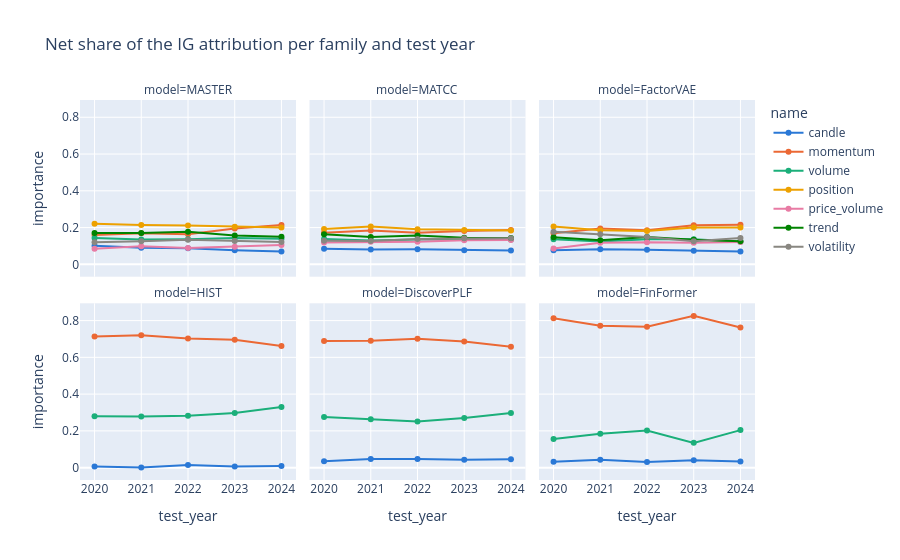

Source (notebook cell):
### Markdown cell above
## 3. Which families the models rely on, per year

Net family shares of IG (score target), mean over universes and seeds, per model and test year; then the difference between the high-volatility and the calm years. The market family is left out (zero with the day-mean baseline).

### Code cell
family = load_importance("ig_joint", "pred", "family", "net")
family = family[(family["pred_len"] == PRED_LEN) & family["universe"].isin(CORE_UNIVERSES) & (family["name"] != "market")]
print(f"{family.groupby(['model', 'universe', 'seed', 'test_year']).ngroups} explained runs")
family["regime"] = family["test_year"].map(REGIME)
shares = family.groupby(["model", "test_year", "name"])["importance"].mean().reset_index()
px.line(shares, x="test_year", y="importance", color="name", facet_col="model", facet_col_wrap=3, markers=True,
        category_orders={"model": MODELS}, color_discrete_sequence=viz.THEMES[False]["series"] + ["#898781"],
        title="Net share of the IG attribution per family and test year").show()
shift = family.pivot_table(index=["model", "name"], columns="regime", values="importance", aggfunc="mean")
shift["high - calm"] = shift["high volatility"] - shift["calm"]
shift.reindex(MODELS, level=0)

### Figure 1 — Plotly figure (JSON) as saved in the notebook; plotly's stock layout.template omitted (floating-point values rounded to 4 significant figures)
{"data": [{"hovertemplate": "name=candle<br>model=MASTER<br>test_year=%{x}<br>importance=%{y}<extra></extra>", "legendgroup": "candle", "line": {"color": "#2a78d6", "dash": "solid"}, "marker": {"symbol": "circle"}, "mode": "lines+markers", "name": "candle", "orientation": "v", "showlegend": true, "type": "scatter", "x": [2020, 2021, 2022, 2023, 2024], "xaxis": "x4", "y": [0.1011, 0.09027, 0.08814, 0.07706, 0.07026], "yaxis": "y4"}, {"hovertemplate": "name=candle<br>model=MATCC<br>test_year=%{x}<br>importance=%{y}<extra></extra>", "legendgroup": "candle", "line": {"color": "#2a78d6", "dash": "solid"}, "marker": {"symbol": "circle"}, "mode": "lines+markers", "name": "candle", "orientation": "v", "showlegend": false, "type": "scatter", "x": [2020, 2021, 2022, 2023, 2024], "xaxis": "x5", "y": [0.0851, 0.0814, 0.08223, 0.07723, 0.07502], "yaxis": "y5"}, {"hovertemplate": "name=candle<br>model=FactorVAE<br>test_year=%{x}<br>importance=%{y}<extra></extra>", "legendgroup": "candle", "line": {"color": "#2a78d6", "dash": "solid"}, "marker": {"symbol": "circle"}, "mode": "lines+markers", "name": "candle", "orientation": "v", "showlegend": false, "type": "scatter", "x": [2020, 2021, 2022, 2023, 2024], "xaxis": "x6", "y": [0.07611, 0.08189, 0.07932, 0.07327, 0.06952], "yaxis": "y6"}, {"hovertemplate": "name=candle<br>model=HIST<br>test_year=%{x}<br>importance=%{y}<extra></extra>", "legendgroup": "candle", "line": {"color": "#2a78d6", "dash": "solid"}, "marker": {"symbol": "circle"}, "mode": "lines+markers", "name": "candle", "orientation": "v", "showlegend": false, "type": "scatter", "x": [2020, 2021, 2022, 2023, 2024], "xaxis": "x", "y": [0.006839, 0.00122, 0.01473, 0.006527, 0.008448], "yaxis": "y"}, {"hovertemplate": "name=candle<br>model=DiscoverPLF<br>test_year=%{x}<br>importance=%{y}<extra></extra>", "legendgroup": "candle", "line": {"color": "#2a78d6", "dash": "solid"}, "marker": {"symbol": "circle"}, "mode": "lines+markers", "name": "candle", "orientation": "v", "showlegend": false, "type": "scatter", "x": [2020, 2021, 2022, 2023, 2024], "xaxis": "x2", "y": [0.03464, 0.0467, 0.04732, 0.04285, 0.04496], "yaxis": "y2"}, {"hovertemplate": "name=candle<br>model=FinFormer<br>test_year=%{x}<br>importance=%{y}<extra></extra>", "legendgroup": "candle", "line": {"color": "#2a78d6", "dash": "solid"}, "marker": {"symbol": "circle"}, "mode": "lines+markers", "name": "candle", "orientation": "v", "showlegend": false, "type": "scatter", "x": [2020, 2021, 2022, 2023, 2024], "xaxis": "x3", "y": [0.03185, 0.04316, 0.03065, 0.03967, 0.03339], "yaxis": "y3"}, {"hovertemplate": "name=momentum<br>model=MASTER<br>test_year=%{x}<br>importance=%{y}<extra></extra>", "legendgroup": "momentum", "line": {"color": "#eb6834", "dash": "solid"}, "marker": {"symbol": "circle"}, "mode": "lines+markers", "name": "momentum", "orientation": "v", "showlegend": true, "type": "scatter", "x": [2020, 2021, 2022, 2023, 2024], "xaxis": "x4", "y": [0.1601, 0.1685, 0.1639, 0.1955, 0.2137], "yaxis": "y4"}, {"hovertemplate": "name=momentum<br>model=MATCC<br>test_year=%{x}<br>importance=%{y}<extra></extra>", "legendgroup": "momentum", "line": {"color": "#eb6834", "dash": "solid"}, "marker": {"symbol": "circle"}, "mode": "lines+markers", "name": "momentum", "orientation": "v", "showlegend": false, "type": "scatter", "x": [2020, 2021, 2022, 2023, 2024], "xaxis": "x5", "y": [0.1719, 0.1839, 0.172, 0.1819, 0.1865], "yaxis": "y5"}, {"hovertemplate": "name=momentum<br>model=FactorVAE<br>test_year=%{x}<br>importance=%{y}<extra></extra>", "legendgroup": "momentum", "line": {"color": "#eb6834", "dash": "solid"}, "marker": {"symbol": "circle"}, "mode": "lines+markers", "name": "momentum", "orientation": "v", "showlegend": false, "type": "scatter", "x": [2020, 2021, 2022, 2023, 2024], "xaxis": "x6", "y": [0.1697, 0.1952, 0.1855, 0.2131, 0.216], "yaxis": "y6"}, {"hovertemplate": "name=momentum<br>model=HIST<br>test_year=%{x}<br>importance=%{y}<extra></extra>", "legendgroup": "momentum", "line": {"color": "#eb6834", "dash": "solid"}, "marker": {"symbol": "circle"}, "mode": "lines+markers", "name": "momentum", "orientation": "v", "showlegend": false, "type": "scatter", "x": [2020, 2021, 2022, 2023, 2024], "xaxis": "x", "y": [0.7134, 0.7202, 0.7027, 0.6963, 0.6612], "yaxis": "y"}, {"hovertemplate": "name=momentum<br>model=DiscoverPLF<br>test_year=%{x}<br>importance=%{y}<extra></extra>", "legendgroup": "momentum", "line": {"color": "#eb6834", "dash": "solid"}, "marker": {"symbol": "circle"}, "mode": "lines+markers", "name": "momentum", "orientation": "v", "showlegend": false, "type": "scatter", "x": [2020, 2021, 2022, 2023, 2024], "xaxis": "x2", "y": [0.6895, 0.6903, 0.7015, 0.6867, 0.6579], "yaxis": "y2"}, {"hovertemplate": "name=momentum<br>model=FinFormer<br>test_year=%{x}<br>importance=%{y}<extra></extra>", "legendgroup": "momentum", "line": {"color": "#eb6834", "dash": "solid"}, "marker": {"symbol": "circle"}, "mode": "lines+markers", "name": "momentum", "orientation": "v", "showlegend": false, "type": "scatter", "x": [2020, 2021, 2022, 2023, 2024], "xaxis": "x3", "y": [0.8126, 0.7725, 0.767, 0.8256, 0.7624], "yaxis": "y3"}, {"hovertemplate": "name=volume<br>model=MASTER<br>test_year=%{x}<br>importance=%{y}<extra></extra>", "legendgroup": "volume", "line": {"color": "#1baf7a", "dash": "solid"}, "marker": {"symbol": "circle"}, "mode": "lines+markers", "name": "volume", "orientation": "v", "showlegend": true, "type": "scatter", "x": [2020, 2021, 2022, 2023, 2024], "xaxis": "x4", "y": [0.1428, 0.1346, 0.1368, 0.1438, 0.1388], "yaxis": "y4"}, {"hovertemplate": "name=volume<br>model=MATCC<br>test_year=%{x}<br>importance=%{y}<extra></extra>", "legendgroup": "volume", "line": {"color": "#1baf7a", "dash": "solid"}, "marker": {"symbol": "circle"}, "mode": "lines+markers", "name": "volume", "orientation": "v", "showlegend": false, "type": "scatter", "x": [2020, 2021, 2022, 2023, 2024], "xaxis": "x5", "y": [0.1382, 0.1295, 0.1352, 0.1372, 0.1355], "yaxis": "y5"}, {"hovertemplate": "name=volume<br>model=FactorVAE<br>test_year=%{x}<br>importance=%{y}<extra></extra>", "legendgroup": "volume", "line": {"color": "#1baf7a", "dash": "solid"}, "marker": {"symbol": "circle"}, "mode": "lines+markers", "name": "volume", "orientation": "v", "showlegend": false, "type": "scatter", "x": [2020, 2021, 2022, 2023, 2024], "xaxis": "x6", "y": [0.1366, 0.1246, 0.1359, 0.1371, 0.1229], "yaxis": "y6"}, {"hovertemplate": "name=volume<br>model=HIST<br>test_year=%{x}<br>importance=%{y}<extra></extra>", "legendgroup": "volume", "line": {"color": "#1baf7a", "dash": "solid"}, "marker": {"symbol": "circle"}, "mode": "lines+markers", "name": "volume", "orientation": "v", "showlegend": false, "type": "scatter", "x": [2020, 2021, 2022, 2023, 2024], "xaxis": "x", "y": [0.2797, 0.2786, 0.2825, 0.2971, 0.3304], "yaxis": "y"}, {"hovertemplate": "name=volume<br>model=DiscoverPLF<br>test_year=%{x}<br>importance=%{y}<extra></extra>", "legendgroup": "volume", "line": {"color": "#1baf7a", "dash": "solid"}, "marker": {"symbol": "circle"}, "mode": "lines+markers", "name": "volume", "orientation": "v", "showlegend": false, "type": "scatter", "x": [2020, 2021, 2022, 2023, 2024], "xaxis": "x2", "y": [0.2758, 0.263, 0.2511, 0.2705, 0.2972], "yaxis": "y2"}, {"hovertemplate": "name=volume<br>model=FinFormer<br>test_year=%{x}<br>importance=%{y}<extra></extra>", "legendgroup": "volume", "line": {"color": "#1baf7a", "dash": "solid"}, "marker": {"symbol": "circle"}, "mode": "lines+markers", "name": "volume", "orientation": "v", "showlegend": false, "type": "scatter", "x": [2020, 2021, 2022, 2023, 2024], "xaxis": "x3", "y": [0.1555, 0.1844, 0.2024, 0.1348, 0.2042], "yaxis": "y3"}, {"hovertemplate": "name=position<br>model=MASTER<br>test_year=%{x}<br>importance=%{y}<extra></extra>", "legendgroup": "position", "line": {"color": "#eda100", "dash": "solid"}, "marker": {"symbol": "circle"}, "mode": "lines+markers", "name": "position", "orientation": "v", "showlegend": true, "type": "scatter", "x": [2020, 2021, 2022, 2023, 2024], "xaxis": "x4", "y": [0.2203, 0.2136, 0.2118, 0.2041, 0.2001], "yaxis": "y4"}, {"hovertemplate": "name=position<br>model=MATCC<br>test_year=%{x}<br>importance=%{y}<extra></extra>", "legendgroup": "position", "line": {"color": "#eda100", "dash": "solid"}, "marker": {"symbol": "circle"}, "mode": "lines+markers", "name": "position", "orientation": "v", "showlegend": false, "type": "scatter", "x": [2020, 2021, 2022, 2023, 2024], "xaxis": "x5", "y": [0.1927, 0.2055, 0.1904, 0.1867, 0.1846], "yaxis": "y5"}, {"hovertemplate": "name=position<br>model=FactorVAE<br>test_year=%{x}<br>importance=%{y}<extra></extra>", "legendgroup": "position", "line": {"color": "#eda100", "dash": "solid"}, "marker": {"symbol": "circle"}, "mode": "lines+markers", "name": "position", "orientation": "v", "showlegend": false, "type": "scatter", "x": [2020, 2021, 2022, 2023, 2024], "xaxis": "x6", "y": [0.2055, 0.1861, 0.181, 0.2002, 0.2004], "yaxis": "y6"}, {"hovertemplate": "name=price_volume<br>model=MASTER<br>test_year=%{x}<br>importance=%{y}<extra></extra>", "legendgroup": "price_volume", "line": {"color": "#e87ba4", "dash": "solid"}, "marker": {"symbol": "circle"}, "mode": "lines+markers", "name": "price_volume", "orientation": "v", "showlegend": true, "type": "scatter", "x": [2020, 2021, 2022, 2023, 2024], "xaxis": "x4", "y": [0.0849, 0.09818, 0.0885, 0.0952, 0.1056], "yaxis": "y4"}, {"hovertemplate": "name=price_volume<br>model=MATCC<br>test_year=%{x}<br>importance=%{y}<extra></extra>", "legendgroup": "price_volume", "line": {"color": "#e87ba4", "dash": "solid"}, "marker": {"symbol": "circle"}, "mode": "lines+markers", "name": "price_volume", "orientation": "v", "showlegend": false, "type": "scatter", "x": [2020, 2021, 2022, 2023, 2024], "xaxis": "x5", "y": [0.1195, 0.1226, 0.1233, 0.1308, 0.133], "yaxis": "y5"}, {"hovertemplate": "name=price_volume<br>model=FactorVAE<br>test_year=%{x}<br>importance=%{y}<extra></extra>", "legendgroup": "price_volume", "line": {"color": "#e87ba4", "dash": "solid"}, "marker": {"symbol": "circle"}, "mode": "lines+markers", "name": "price_volume", "orientation": "v", "showlegend": false, "type": "scatter", "x": [2020, 2021, 2022, 2023, 2024], "xaxis": "x6", "y": [0.08675, 0.1177, 0.1205, 0.1169, 0.1222], "yaxis": "y6"}, {"hovertemplate": "name=trend<br>model=MASTER<br>test_year=%{x}<br>importance=%{y}<extra></extra>", "legendgroup": "trend", "line": {"color": "#008300", "dash": "solid"}, "marker": {"symbol": "circle"}, "mode": "lines+markers", "name": "trend", "orientation": "v", "showlegend": true, "type": "scatter", "x": [2020, 2021, 2022, 2023, 2024], "xaxis": "x4", "y": [0.1701, 0.1698, 0.1773, 0.1571, 0.1497], "yaxis": "y4"}, {"hovertemplate": "name=trend<br>model=MATCC<br>test_year=%{x}<br>importance=%{y}<extra></extra>", "legendgroup": "trend", "line": {"color": "#008300", "dash": "solid"}, "marker": {"symbol": "circle"}, "mode": "lines+markers", "name": "trend", "orientation": "v", "showlegend": false, "type": "scatter", "x": [2020, 2021, 2022, 2023, 2024], "xaxis": "x5", "y": [0.1638, 0.1485, 0.1572, 0.1442, 0.1436], "yaxis": "y5"}, {"hovertemplate": "name=trend<br>model=FactorVAE<br>test_year=%{x}<br>importance=%{y}<extra></extra>", "legendgroup": "trend", "line": {"color": "#008300", "dash": "solid"}, "marker": {"symbol": "circle"}, "mode": "lines+markers", "name": "trend", "orientation": "v", "showlegend": false, "type": "scatter", "x": [2020, 2021, 2022, 2023, 2024], "xaxis": "x6", "y": [0.1479, 0.1308, 0.1488, 0.1342, 0.1259], "yaxis": "y6"}, {"hovertemplate": "name=volatility<br>model=MASTER<br>test_year=%{x}<br>importance=%{y}<extra></extra>", "legendgroup": "volatility", "line": {"color": "#898781", "dash": "solid"}, "marker": {"symbol": "circle"}, "mode": "lines+markers", "name": "volatility", "orientation": "v", "showlegend": true, "type": "scatter", "x": [2020, 2021, 2022, 2023, 2024], "xaxis": "x4", "y": [0.1208, 0.1251, 0.1335, 0.1272, 0.1218], "yaxis": "y4"}, {"hovertemplate": "name=volatility<br>model=MATCC<br>test_year=%{x}<br>importance=%{y}<extra></extra>", "legendgroup": "volatility", "line": {"color": "#898781", "dash": "solid"}, "marker": {"symbol": "circle"}, "mode": "lines+markers", "name": "volatility", "orientation": "v", "showlegend": false, "type": "scatter", "x": [2020, 2021, 2022, 2023, 2024], "xaxis": "x5", "y": [0.1289, 0.1276, 0.1385, 0.1416, 0.1416], "yaxis": "y5"}, {"hovertemplate": "name=volatility<br>model=FactorVAE<br>test_year=%{x}<br>importance=%{y}<extra></extra>", "legendgroup": "volatility", "line": {"color": "#898781", "dash": "solid"}, "marker": {"symbol": "circle"}, "mode": "lines+markers", "name": "volatility", "orientation": "v", "showlegend": false, "type": "scatter", "x": [2020, 2021, 2022, 2023, 2024], "xaxis": "x6", "y": [0.1774, 0.1637, 0.149, 0.1253, 0.1431], "yaxis": "y6"}], "layout": {"annotations": [{"font": {}, "showarrow": false, "text": "model=HIST", "x": 0.16, "xanchor": "center", "xref": "paper", "y": 0.465, "yanchor": "bottom", "yref": "paper"}, {"font": {}, "showarrow": false, "text": "model=DiscoverPLF", "x": 0.5, "xanchor": "center", "xref": "paper", "y": 0.465, "yanchor": "bottom", "yref": "paper"}, {"font": {}, "showarrow": false, "text": "model=FinFormer", "x": 0.84, "xanchor": "center", "xref": "paper", "y": 0.465, "yanchor": "bottom", "yref": "paper"}, {"font": {}, "showarrow": false, "text": "model=MASTER", "x": 0.16, "xanchor": "center", "xref": "paper", "y": 1.0, "yanchor": "bottom", "yref": "paper"}, {"font": {}, "showarrow": false, "text": "model=MATCC", "x": 0.5, "xanchor": "center", "xref": "paper", "y": 1.0, "yanchor": "bottom", "yref": "paper"}, {"font": {}, "showarrow": false, "text": "model=FactorVAE", "x": 0.84, "xanchor": "center", "xref": "paper", "y": 1.0, "yanchor": "bottom", "yref": "paper"}], "legend": {"title": {"text": "name"}, "tracegroupgap": 0}, "title": {"text": "Net share of the IG attribution per family and test year"}, "xaxis": {"anchor": "y", "domain": [0.0, 0.32], "title": {"text": "test_year"}}, "xaxis2": {"anchor": "y2", "domain": [0.34, 0.66], "matches": "x", "title": {"text": "test_year"}}, "xaxis3": {"anchor": "y3", "domain": [0.68, 1.0], "matches": "x", "title": {"text": "test_year"}}, "xaxis4": {"anchor": "y4", "domain": [0.0, 0.32], "matches": "x", "showticklabels": false}, "xaxis5": {"anchor": "y5", "domain": [0.34, 0.66], "matches": "x", "showticklabels": false}, "xaxis6": {"anchor": "y6", "domain": [0.68, 1.0], "matches": "x", "showticklabels": false}, "yaxis": {"anchor": "x", "domain": [0.0, 0.465], "title": {"text": "importance"}}, "yaxis2": {"anchor": "x2", "domain": [0.0, 0.465], "matches": "y", "showticklabels": false}, "yaxis3": {"anchor": "x3", "domain": [0.0, 0.465], "matches": "y", "showticklabels": false}, "yaxis4": {"anchor": "x4", "domain": [0.535, 1.0], "matches": "y", "title": {"text": "importance"}}, "yaxis5": {"anchor": "x5", "domain": [0.535, 1.0], "matches": "y", "showticklabels": false}, "yaxis6": {"anchor": "x6", "domain": [0.535, 1.0], "matches": "y", "showticklabels": false}}}
